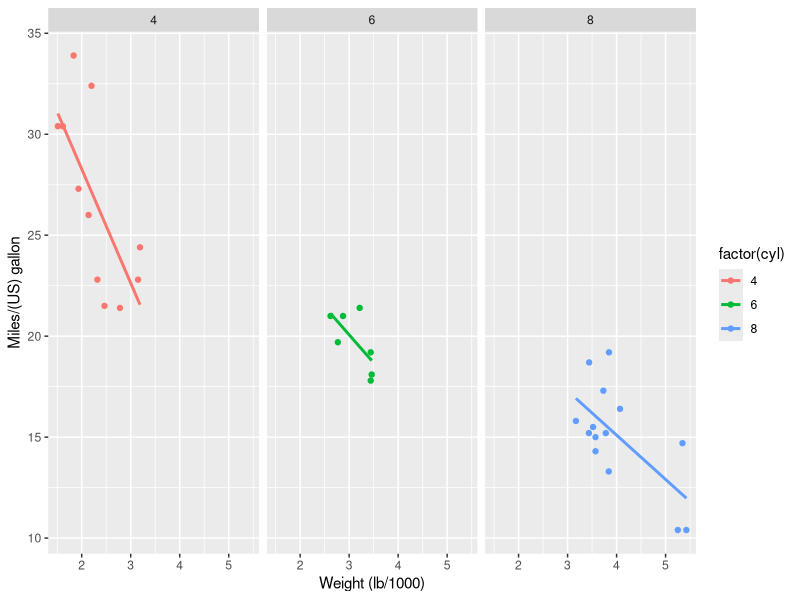
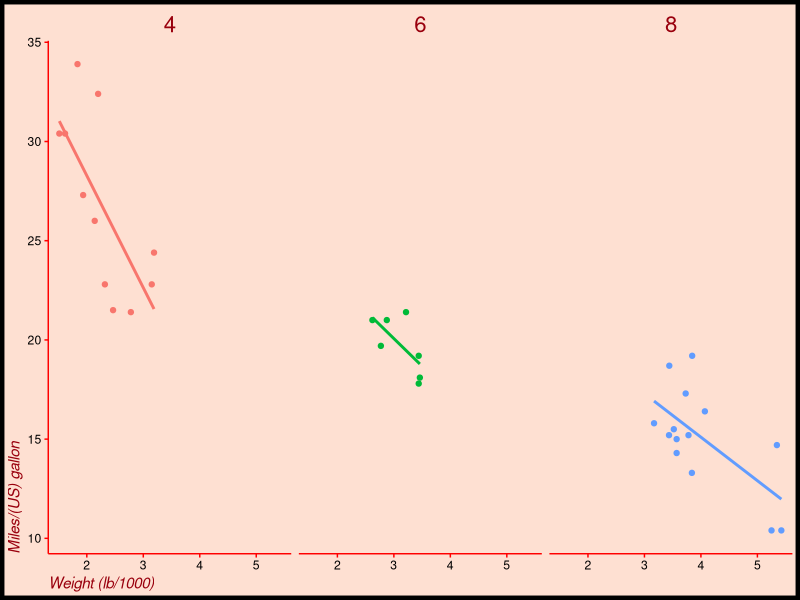
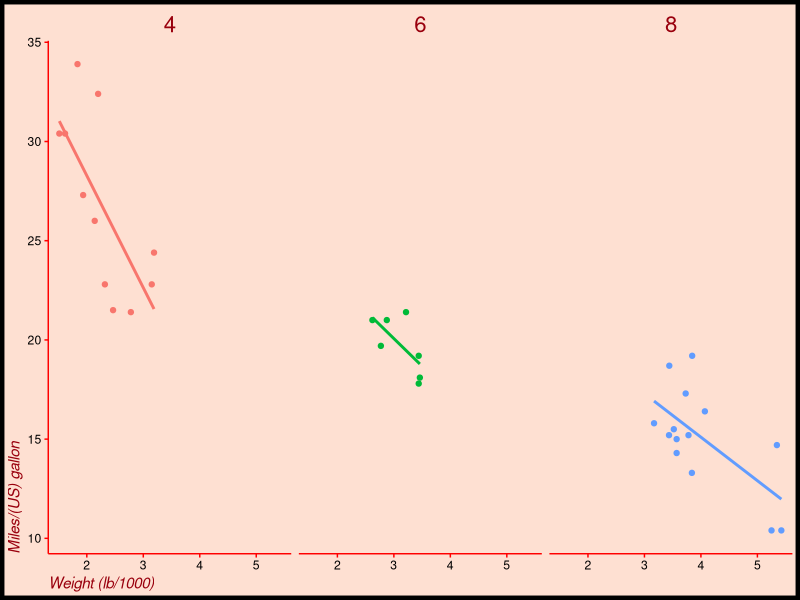
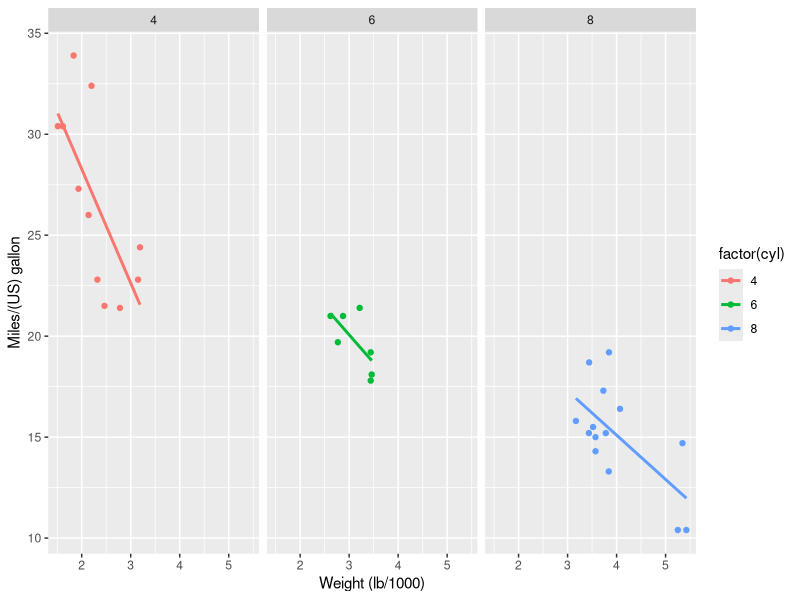
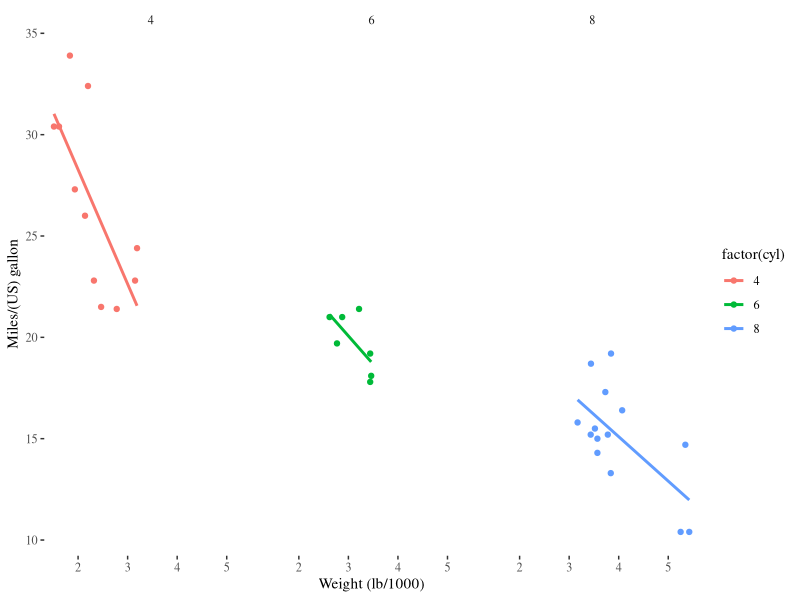
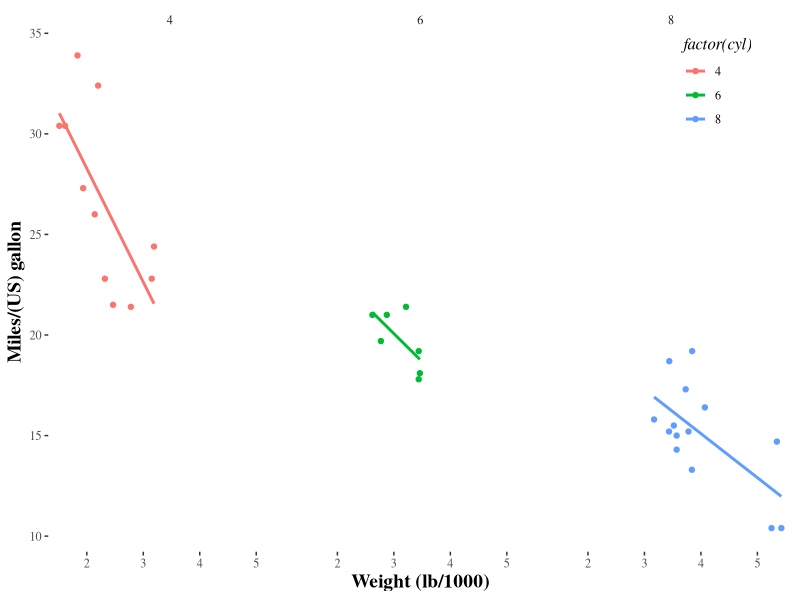

Recreate these plots in R, in order.
#### UPDATING THEMES
# Original plot
library(ggplot2)
z <- ggplot(mtcars, aes(x = wt, y = mpg, col = factor(cyl))) + geom_point() +
  facet_grid(.~cyl) +
  scale_x_continuous('Weight (lb/1000)') +
  scale_y_continuous('Miles/(US) gallon') +
  stat_smooth(method = 'lm', se = FALSE)
myPink = "#FEE0D2"
myRed = "#99000D"
z

# Theme layer saved as an object, theme_pink
theme_pink <- theme(panel.background = element_blank(),
                    legend.key = element_blank(),
                    legend.background = element_blank(),
                    strip.background = element_blank(),
                    plot.background = element_rect(fill = myPink, color = "black", size = 3),
                    panel.grid = element_blank(),
                    axis.line = element_line(color = "red"),
                    axis.ticks = element_line(color = "red"),
                    strip.text = element_text(size = 16, color = myRed),
                    axis.title.y = element_text(color = myRed, hjust = 0, face = "italic"),
                    axis.title.x = element_text(color = myRed, hjust = 0, face = "italic"),
                    axis.text = element_text(color = "black"),
                    legend.position = "none")

# 1 - Apply theme_pink to z2
z + 
  theme_pink

# 2 - Update the default theme, and at the same time
# assign the old theme to the object old.
old <- theme_update(panel.background = element_blank(),
                    legend.key = element_blank(),
                    legend.background = element_blank(),
                    strip.background = element_blank(),
                    plot.background = element_rect(fill = myPink, color = "black", size = 3),
                    panel.grid = element_blank(),
                    axis.line = element_line(color = "red"),
                    axis.ticks = element_line(color = "red"),
                    strip.text = element_text(size = 16, color = myRed),
                    axis.title.y = element_text(color = myRed, hjust = 0, face = "italic"),
                    axis.title.x = element_text(color = myRed, hjust = 0, face = "italic"),
                    axis.text = element_text(color = "black"),
                    legend.position = "none")

# 3 - Display the plot z2 - new default theme used
z

# 4 - Restore the old default theme
theme_set(old)

# Display the plot z2 - old theme restored
z


#### GGTHEMES
# Load ggthemes package
library(ggthemes)

# Apply theme_tufte
z + theme_tufte()


# Apply theme_tufte, modified:
z + theme_tufte() + 
  theme(legend.position = c(0.9, 0.9),
        legend.title = element_text(face = "italic", size = 12),
        axis.title = element_text(face = "bold", size = 14))


